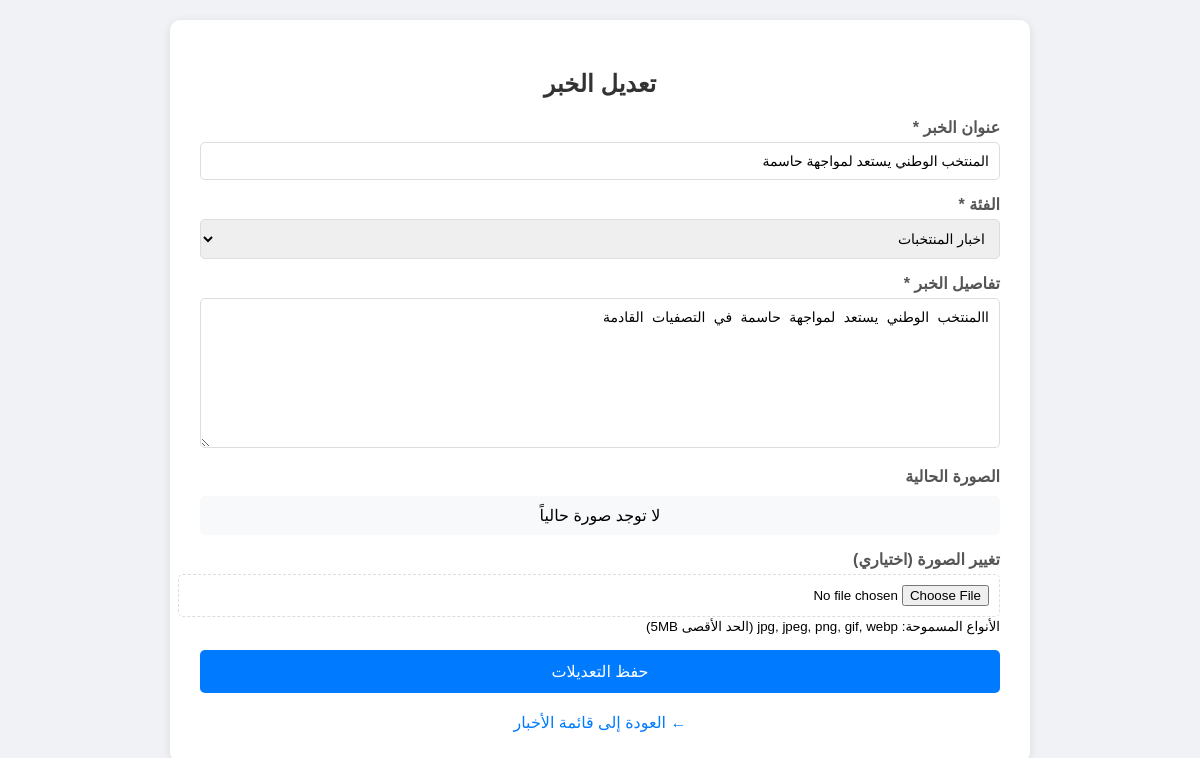
Screenshot of /edit_news.php?id=2 (signed in) with the database file from the repository.
### tables this page shows
CREATE TABLE `news` (
  `id` int(11) NOT NULL,
  `title` varchar(200) NOT NULL,
  `category_id` int(11) NOT NULL,
  `details` text NOT NULL,
  `image` varchar(255) DEFAULT NULL,
  `user_id` int(11) NOT NULL,
  `deleted` tinyint(1) DEFAULT 0,
  `created_at` timestamp NOT NULL DEFAULT current_timestamp(),
  `updated_at` timestamp NOT NULL DEFAULT current_timestamp() ON UPDATE current_timestamp()
);

CREATE TABLE `categories` (
  `id` int(11) NOT NULL,
  `name` varchar(100) NOT NULL
);

### edit_news.php (the view, shortened to what this page needs)
<?php
require_once 'config.php';
$news_id = $_GET['id'];
$stmt = $pdo->prepare("SELECT * FROM news WHERE id = ?");
$stmt->execute([$news_id]);
$news = $stmt->fetch();
$stmt = $pdo->query("SELECT * FROM categories ORDER BY name ASC");
$categories = $stmt->fetchAll();
?>
<!DOCTYPE html>
<html lang="ar" dir="rtl">
<head>
</head>
<body>
    <div class="container">
        <h2>تعديل الخبر</h2>
        <form method="POST" action="" enctype="multipart/form-data">
            <div class="form-group">
                <label>عنوان الخبر *</label>
                <input type="text" name="title" required value="<?php echo htmlspecialchars($news['title']); ?>">
            </div>
            <div class="form-group">
                <label>الفئة *</label>
                <select name="category_id" required>
                    <?php foreach($categories as $category): ?>
                        <option value="<?php echo $category['id']; ?>" <?php echo ($category['id'] == $news['category_id']) ? 'selected' : ''; ?>>
                            <?php echo htmlspecialchars($category['name']); ?>
                        </option>
                    <?php endforeach; ?>
                </select>
            </div>
            <div class="form-group">
                <label>تفاصيل الخبر *</label>
                <textarea name="details" required><?php echo htmlspecialchars($news['details']); ?></textarea>
            </div>
            <div class="form-group">
                <label>الصورة الحالية</label>
                <?php if(!empty($news['image']) && file_exists('uploads/' . $news['image'])): ?>
                    <div class="current-image">
                        <img src="uploads/<?php echo $news['image']; ?>" alt="الصورة الحالية">
                    </div>
                <?php else: ?>
                    <div class="current-image">لا توجد صورة حالياً</div>
                <?php endif; ?>
            </div>
            <div class="form-group">
                <label>تغيير الصورة (اختياري)</label>
                <input type="file" name="image" accept="image/*" onchange="previewImage(this)">
                <small>الأنواع المسموحة: jpg, jpeg, png, gif, webp (الحد الأقصى 5MB)</small>
            </div>
            <button type="submit"> حفظ التعديلات</button>
        </form>
        <a href="view_news.php" class="back-link">← العودة إلى قائمة الأخبار</a>
    </div>
</body>
</html>

### edit_news.php (style rules this page uses)
body { font-family: Arial, sans-serif; background-color: #f0f2f5; margin: 0; padding: 20px; }
.container { max-width: 800px; margin: 0 auto; background: white; padding: 30px; border-radius: 10px; box-shadow: 0 2px 10px rgba(0,0,0,0.1); }
h2 { text-align: center; color: #333; }
.form-group { margin-bottom: 15px; }
label { display: block; margin-bottom: 5px; color: #555; font-weight: bold; }
input[type="text"], select, textarea { width: 100%; padding: 10px; border: 1px solid #ddd; border-radius: 5px; box-sizing: border-box; font-size: 14px; }
textarea { resize: vertical; min-height: 150px; }
input[type="file"] { padding: 10px; border: 1px dashed #ddd; border-radius: 5px; width: 100%; }
button { width: 100%; padding: 12px; background-color: #007bff; color: white; border: none; border-radius: 5px; cursor: pointer; font-size: 16px; }
.back-link { display: block; text-align: center; margin-top: 20px; color: #007bff; text-decoration: none; }
.current-image { margin-top: 10px; padding: 10px; background: #f8f9fa; border-radius: 5px; text-align: center; }

### rows the page displays
news: title "المنتخب الوطني يستعد لمواجهة حاسمة", category_id "اخبار المنتخبات", details "االمنتخب الوطني يستعد لمواجهة حاسمة في التصفيات القادمة"
